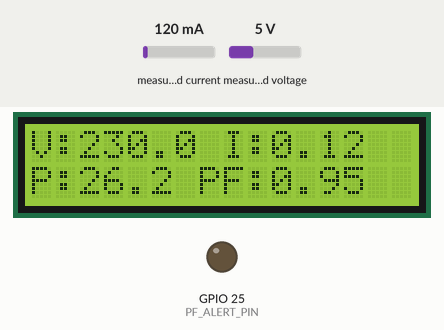
A sketch run on a simulated ESP32. Shown: 16×2 character LCD, output pins drawn as LEDs (lit = HIGH). Inputs (shaded band) come from the test bench; at power-on: measured current 120 mA, measured voltage 5 V. WiFi joins after 1.5 s; servers stay silent unless stated; what the sketch prints to the serial monitor is not drawn.

Above: at 4.2 s.
4.3 s: measured current set to 40 mA
At 5.8 s:
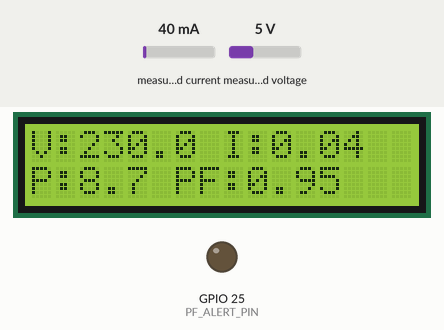
6.7 s: measured voltage set to 0.3 V
At 8.4 s:
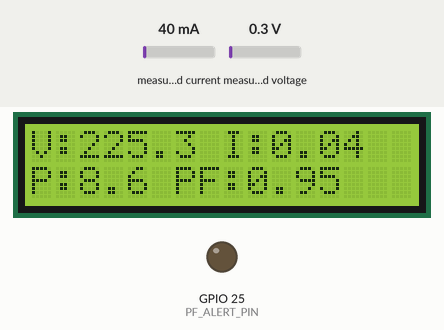
8.8 s: measured current set to 500 mA
At 9.8 s:
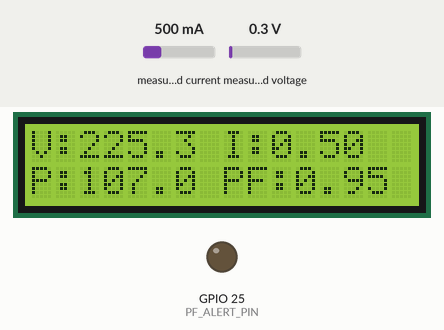
10.9 s: measured voltage set to 3.8 V
At 12.5 s:
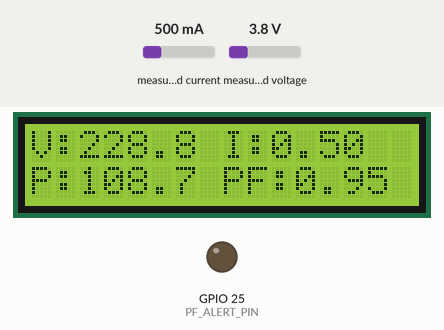
Timing chart, 0 to 14.0 s (numbered marks = the images above; inputs shaded):
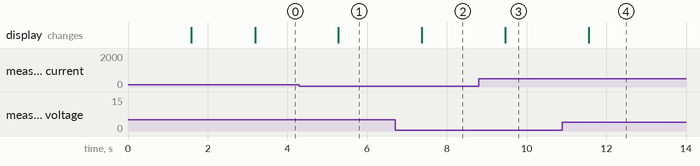

Measured:
- after the input at 4.3 s, the display: changes after 0.98 s (image 1)
- after the input at 6.7 s, the display: changes after 0.67 s (image 2)
- after the input at 8.8 s, the display: changes after 0.67 s (image 3)
- after the input at 10.9 s, the display: changes after 0.67 s (image 4)

The sketch:

esp32_apfc.ino
```cpp
#include <PZEM004Tv30.h>
#include <WiFi.h>
#include <ESPAsyncWebServer.h>
#include <AsyncTCP.h>
#include <Wire.h>
#include <LiquidCrystal_I2C.h>


/* ================= WIFI ================= */
const char* ssid = "Akmal Motavala1";
const char* password = "Akmal@031205";

/* ================= PZEM ================= */
#define PZEM_RX_PIN 16
#define PZEM_TX_PIN 17
/* ============== LCD ================= */   // Change to 0x3F if needed
#define LCD_COLS 16
#define LCD_ROWS 2

/* ===== PF ALERT OUTPUT ===== */
#define PF_ALERT_PIN 25
#define PF_THRESHOLD 0.65


int counter = 0;
LiquidCrystal_I2C lcd(0x27, 16, 2);


PZEM004Tv30 pzem(Serial2, PZEM_RX_PIN, PZEM_TX_PIN);

/* ======= HARD THRESHOLDS (CRITICAL) ======= */
#define MIN_VOLTAGE   50.0    // Below this → AC OFF
#define MIN_CURRENT   0.02    // Below this → Load OFF
#define MIN_POWER     1.0     // Ignore ghost watts

/* ============== WEB SERVER ============== */
AsyncWebServer server(80);

/* ============== GLOBAL DATA ============== */
float voltage = 0;
float current = 0;
float power = 0;
float energy = 0;
float frequency = 0;
float pf = 0;

/* ================= HTML ================= */
const char index_html[] PROGMEM = R"rawliteral(
<!DOCTYPE html>
<html>
<head>
  <title>ESP32 Power Monitor</title>
  <meta name="viewport" content="width=device-width, initial-scale=1">
  <style>
    body{font-family:Arial;background:#f2f2f2;text-align:center}
    .box{background:#fff;padding:20px;margin:15px;border-radius:10px}
  </style>
  <script>
    function update(){
      fetch('/data').then(r=>r.json()).then(d=>{
        for (let k in d) document.getElementById(k).innerHTML = d[k];
      });
    }
    setInterval(update,2000);
  </script>
</head>
<body onload="update()">
  <h2>ESP32 Power Monitor</h2>
  <div class="box">Voltage: <span id="voltage"></span> V</div>
  <div class="box">Current: <span id="current"></span> A</div>
  <div class="box">Power: <span id="power"></span> W</div>
  <div class="box">Energy: <span id="energy"></span> kWh</div>
  <div class="box">Frequency: <span id="frequency"></span> Hz</div>
  <div class="box">Power Factor: <span id="pf"></span></div>
</body>
</html>
)rawliteral";

/* ================= SETUP ================= */
void setup() {
  Serial.begin(115200);
  Serial2.begin(9600, SERIAL_8N1, PZEM_RX_PIN, PZEM_TX_PIN);

  // ✅ I2C + LCD INIT (CORRECT PLACE)
  Wire.begin(21, 22);
  lcd.init();
  lcd.backlight();

  lcd.setCursor(0,0);
  lcd.print("Power Monitor");
  lcd.setCursor(0,1);
  lcd.print("Starting...");
  delay(1500);
  lcd.clear();

  pinMode(PF_ALERT_PIN, OUTPUT);
  digitalWrite(PF_ALERT_PIN, LOW);   // Default OFF


  WiFi.begin(ssid, password);
  while (WiFi.status() != WL_CONNECTED) delay(500);

  server.on("/", HTTP_GET, [](AsyncWebServerRequest *r){
    r->send_P(200, "text/html", index_html);
  });

  server.on("/data", HTTP_GET, [](AsyncWebServerRequest *r){
    String json = "{";
    json += "\"voltage\":\"" + String(voltage,1) + "\",";
    json += "\"current\":\"" + String(current,2) + "\",";
    json += "\"power\":\"" + String(power,1) + "\",";
    json += "\"energy\":\"" + String(energy,3) + "\",";
    json += "\"frequency\":\"" + String(frequency,1) + "\",";
    json += "\"pf\":\"" + String(pf,2) + "\"}";
    r->send(200,"application/json",json);
  });

  server.begin();
}


/* ================= LOOP ================= */
void loop() {

  float v  = pzem.voltage();
  float c  = pzem.current();
  float p  = pzem.power();
  float e  = pzem.energy();
  float f  = pzem.frequency();
  float pfv = pzem.pf();

  /* ===== HARD ZERO ENFORCEMENT ===== */
  if (
      isnan(v) || isnan(c) || isnan(p) ||
      v < MIN_VOLTAGE ||
      c < MIN_CURRENT ||
      p < MIN_POWER
     ) {

    voltage = (v > MIN_VOLTAGE) ? v : 0;
    current = 0;
    power = 0;
    pf = 0;
    frequency = 0;

  } else {
    voltage = v;
    current = c;
    power = p;
    energy = e;
    frequency = f;
    pf = pfv;
  }

  /* ===== SERIAL DEBUG ===== */
  Serial.println("------ PZEM DATA ------");
  Serial.print("V: "); Serial.println(voltage);
  Serial.print("I: "); Serial.println(current);
  Serial.print("P: "); Serial.println(power);
  Serial.print("PF: "); Serial.println(pf);

 static float lastV = -1, lastP = -1;

if (abs(voltage - lastV) > 0.5 || abs(power - lastP) > 1.0) {

  lcd.clear();

  if (voltage == 0 && power == 0) {
    lcd.setCursor(0,0);
    lcd.print("AC / Load OFF");
    lcd.setCursor(0,1);
    lcd.print("Waiting...");
  } else {
    lcd.setCursor(0,0);
    lcd.print("V:");
    lcd.print(voltage,1);
    lcd.print(" I:");
    lcd.print(current,2);

    lcd.setCursor(0,1);
    lcd.print("P:");
    lcd.print(power,1);
    lcd.print(" PF:");
    lcd.print(pf,2);
  }

  lastV = voltage;
  lastP = power;
}

/* ===== POWER FACTOR ALERT ===== */
if (pf > 0 && pf < PF_THRESHOLD) {
  digitalWrite(PF_ALERT_PIN, HIGH);   // PF LOW → ALERT
} else {
  digitalWrite(PF_ALERT_PIN, LOW);    // PF OK
}


  delay(2000);
}
```
